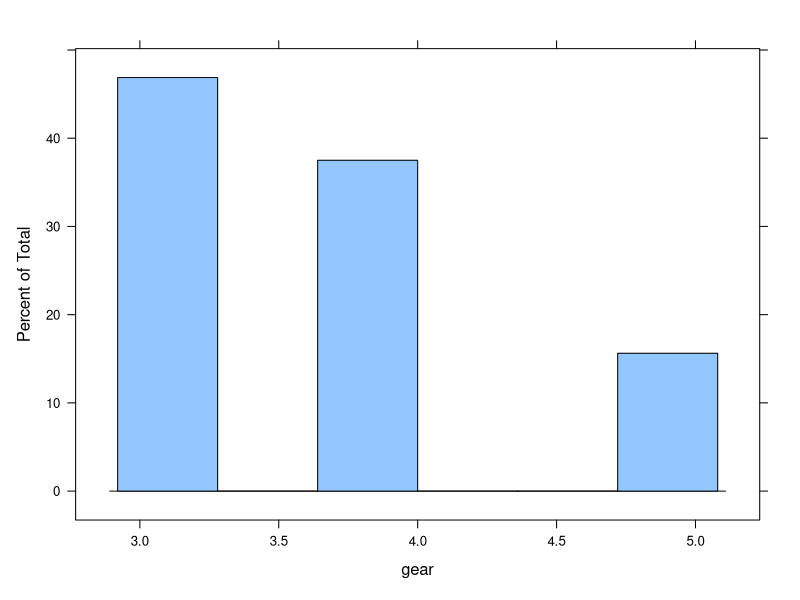

Source code (R):
library(lattice)


input <- mtcars[,c('wt','mpg','hp','gear')]

histogram(~ gear,
            data = input,
            plot.points = FALSE)
